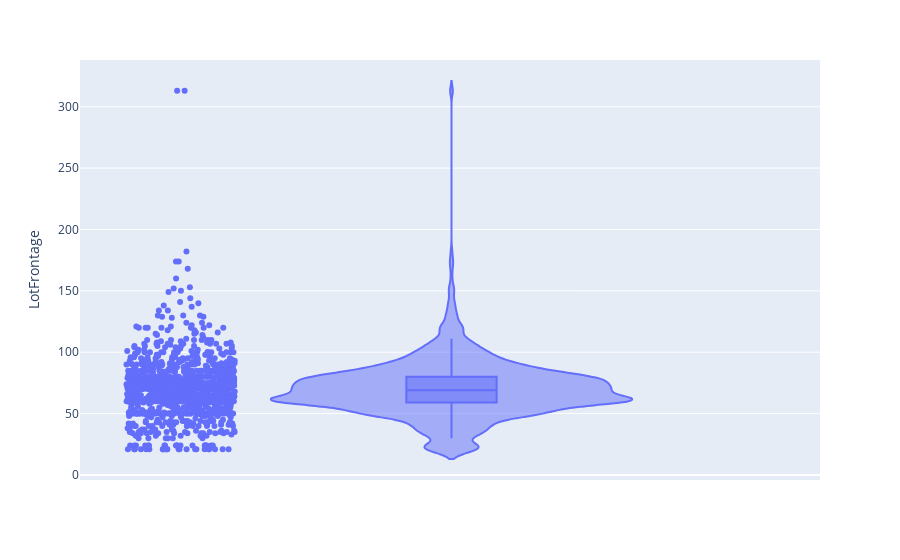

Notebook code cell kept with this figure:
### Code cell
# plot the violin plot for LotFrontage
px.violin(training_data, y='LotFrontage', box=True, points='all')

### Figure 1 — Plotly figure (JSON) as saved in the notebook; plotly's stock layout.template omitted (floating-point values rounded to 4 significant figures; data arrays with more than 128 entries replaced by an {"elided": "..."} marker saying what was removed)
{"data": [{"alignmentgroup": "True", "box": {"visible": true}, "hovertemplate": "LotFrontage=%{y}<extra></extra>", "legendgroup": "", "marker": {"color": "#636efa"}, "name": "", "offsetgroup": "", "orientation": "v", "points": "all", "scalegroup": "True", "showlegend": false, "type": "violin", "x0": " ", "xaxis": "x", "y": {"elided": "1460 int values"}, "y0": " ", "yaxis": "y"}], "layout": {"legend": {"tracegroupgap": 0}, "margin": {"t": 60}, "violinmode": "group", "xaxis": {"anchor": "y", "domain": [0, 1]}, "yaxis": {"anchor": "x", "domain": [0, 1], "title": {"text": "LotFrontage"}}}}
